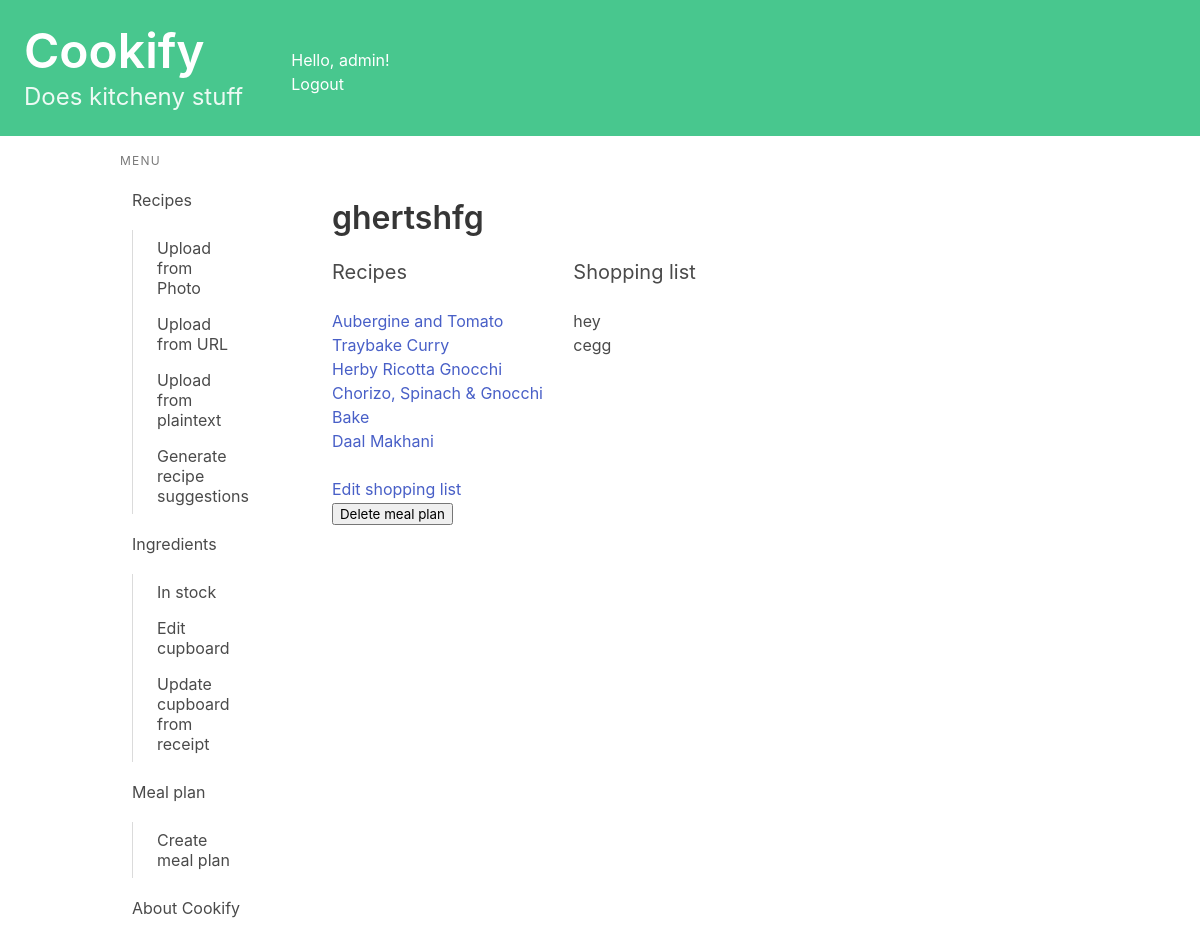
Screenshot of /mealplan/mealplandetail/8/ (signed in) with the database file from the repository.
### mealplan/models.py (models this page shows, shortened)
class MealPlan(models.Model):
    name = models.CharField(max_length=100)
    recipes = models.ManyToManyField(Recipe)
    ingredients = models.ManyToManyField(Ingredient)
    owner = models.ForeignKey(User, on_delete=models.CASCADE, blank=True, null=True)

class MiscItem(models.Model):
    name = models.CharField(max_length=50, blank = True)
    quantity = models.IntegerField(null= True, blank = True)
    owner = models.ForeignKey(MealPlan, on_delete=models.CASCADE, blank=True, null=True, related_name = "misc_item")

### recipes/models.py (models this page shows, shortened)
class Recipe(models.Model):
    name = models.CharField(max_length=200)
    method = models.TextField(max_length=5000, blank = True)
    ingredients_string = models.TextField(max_length=1000, blank = True)#Plain text of ingredients
    simplified_ingredients = models.TextField(max_length=1000, blank = True)#Ingredients data
    book = models.CharField(max_length=200, blank = True)
    page = models.CharField(max_length=5, blank = True)
    serves = models.CharField(max_length=5, blank = True)
    serves_int = models.IntegerField(null = True, blank = True)
    description = models.TextField(max_length=500, blank = True)
    url = models.URLField(null = True, blank = True)
    jumbled_input = models.TextField(max_length=8000, blank = True)
    owner = models.ForeignKey(User, on_delete=models.CASCADE, blank=True, null=True)
    from_photo = models.BooleanField(default=False)

### mealplan/views.py (the view)
# urls.py: path('mealplandetail/<int:meal_plan_id>/', views.meal_plan_detail, name='meal_plan_detail'),
@login_required
def meal_plan_detail(request, meal_plan_id):
    meal_plan = get_object_or_404(MealPlan, id=meal_plan_id, owner=request.user)
    if request.method == 'POST':
        meal_plan.delete()
        return redirect('mealplan:meal_plan_index')
    recipe_list = list(meal_plan.recipes.all())
    ingredient_list = list(meal_plan.ingredients.all())
    context = {'meal_plan': meal_plan, 'recipe_list':recipe_list, 'ingredient_list': ingredient_list}
    return render(request, 'mealplan/meal_plan_detail.html', context)

### recipes/templatetags/is_active.py (called while the page is built)
@register.simple_tag
def is_active(request, url):
    if reverse(url) == request.path:
        return "is-active"
    return ""

### mealplan/templates/mealplan/meal_plan_detail.html (shortened to what this page needs)
{% extends 'base.html' %}
{% block content %}
<section class="section">
    <h1 class="title">{{ meal_plan.name }}</h1>
    <div class="columns">
        <div class="column is-one-third">
            <h2 class="subtitle">
                Recipes
            </h2>
            {% for recipe in recipe_list %}
                <p><a href="{% url 'recipes:detail' recipe.id %}">{{ recipe.name }}</a><br></p>
            {% endfor %}
        </div>
        <div class="column">
            <h2 class="subtitle">
                Shopping list
            </h2>
            {% for misc_item in meal_plan.misc_item.all %}
                <p>{{ misc_item.name }}<br></p>
            {% endfor %}
        </div>
      </div>
    <ul><a href="{% url 'mealplan:edit_meal_plan' meal_plan.id %}">Edit shopping list</a></ul>
    <form method="post">
        <button type="submit" name="delete_meal_plan">Delete meal plan</button>
    </form>
</section>
{% endblock content %}

### kitchenlife/templates/base.html (shortened to what this page needs)
<!DOCTYPE html>
<html lang="en">
{% load is_active %}
<head>
    <link rel="stylesheet"
          href="https://cdn.jsdelivr.net/npm/bulma@0.9.3/css/bulma.min.css">
</head>
<body>
    <a href="{% url 'index' %} ">
        <section class="hero is-small is-success mb-4">
            <div class="columns">
                <div class="column">
                    <div class="hero-body">
                        <h1 class="title is-1">Cookify</h1>
                        <p class="subtitle is-4">
                            Does kitcheny stuff
                        </p>
                    </div>
                </div>
                <div class="column">
                    <br><br>
                    Hello, {{ user.username|default:'Guest' }}!
                    <div>
                        {% if user.is_authenticated %}
                            <a href="{% url 'logout' %}">Logout</a>
                        {% else %}
                            <a href="{% url 'login' %}">Login</a>
                        {% endif %}
                    </div>
                </div>
            </div>
        </section>
    </a>
    <div class="container">
        <div class="columns">
            <div class="column is-2">
                <aside class="menu">
                  <p class="menu-label">
                    Menu
                  </p>
                  <ul class="menu-list">
                    <li>
                        <a href="{% url 'recipes:index' %}" class="{% is_active request 'recipes:index' %}">Recipes</a>
                        <ul>
                            <a href="{% url 'recipes:upload_photo' %}" class="{% is_active request 'recipes:upload_photo' %}">Upload from Photo</a>
                            <a href="{% url 'recipes:upload_url' %}" class="{% is_active request 'recipes:upload_url' %}">Upload from URL</a>
                            <a href="{% url 'recipes:upload_text' %}" class="{% is_active request 'recipes:upload_text' %}">Upload from plaintext</a>
                            <a href="{% url 'recipes:generate_recipe_suggestion' %}" class="{% is_active request 'recipes:generate_recipe_suggestion' %}">Generate recipe suggestions</a>
                        </ul>
                        <a  href="{% url 'cupboard:ingredients_index' %}" class="{% is_active request 'cupboard:ingredients_index' %}">Ingredients</a>
                        <ul>
                            <a href="{% url 'cupboard:cupboard_index' %}" class="{% is_active request 'cupboard:cupboard_index' %}">In stock</a>
                            <a href="{% url 'cupboard:edit_cupboard' %}" class="{% is_active request 'cupboard:edit_cupboard' %}">Edit cupboard</a>
                            <a href="{% url 'cupboard:edit_cupboard' %}" class="{% is_active request 'cupboard:edit_cupboard' %}">Update cupboard from receipt</a>
                        </ul>
                        <a href="{% url 'mealplan:meal_plan_index' %}" class="{% is_active request 'mealplan:meal_plan_index' %}">Meal plan</a>
                        <ul>
                            <a href="{% url 'mealplan:add_meal_plan' %}" class="{% is_active request 'mealplan:add_meal_plan' %}">Create meal plan</a>
                        </ul>
                        <a href="{% url 'about' %} " class="{% is_active request 'about' %}">About Cookify</a>
                    </li>
                  </ul>
                </aside>
            </div>
            <div class="column">
                {% block content %}
                {% endblock content %}
            </div>
        </div>
    </div>
</body>
</html>

### rows the page displays
MealPlan: name "ghertshfg"
Recipe: name "Aubergine and Tomato Traybake Curry"
Recipe: name "Herby Ricotta Gnocchi"
Recipe: name "Chorizo, Spinach & Gnocchi Bake"
Recipe: name "Daal Makhani"
MiscItem: name "hey"
MiscItem: name "cegg"

### other values shown
{{ user.username|default:'Guest' }} "admin"
